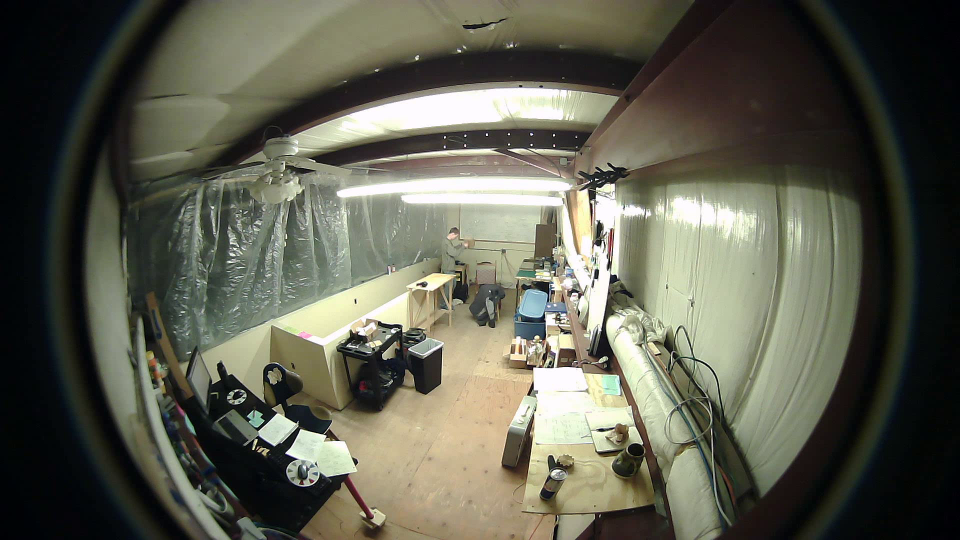
#> input picture vectorizationDemoPic.png, 1920 x 1080 px (shown at 1/2 size)
$ python SO_Sliding_Window.py
#> lines starting #> are read from the running program, lines starting #| are printed output that depends on the picture
import numpy as np
import cv2
import sys


def Predict(flattened_patches):
    # taking the mean of the flattened windows and then returning the
    # index of the row (window) with the highest mean, a predicter would have the same syntax
    results = flattened_patches.mean(1)
    max_index = results.argmax()
    return results, max_index

## -------- image and sliding window setup -------------------------
AR = 1.45 # choose an aspect ratio to maintain throughout scaling steps
win_h = 200 # window height
win_w = int(win_h/AR) # window width
window = (win_w,win_h)# window dimensions
strideY = 100
strideX = 100

data_patch_size = (30,46) # size the windows will be shrunk to for object detection

img = cv2.imread('vectorizationDemoPic.png') # load an image to slide over
#> img is the input picture: shape (1080, 1920, 3); mean B, G, R 80, 93.8, 93.4

cv2.namedWindow('image',cv2.WINDOW_NORMAL)
cv2.resizeWindow("image",int(img.shape[1]/2),int(img.shape[0]/2)) # shrink the image viewing window if you have large images

img = cv2.cvtColor(img, cv2.COLOR_BGR2GRAY)
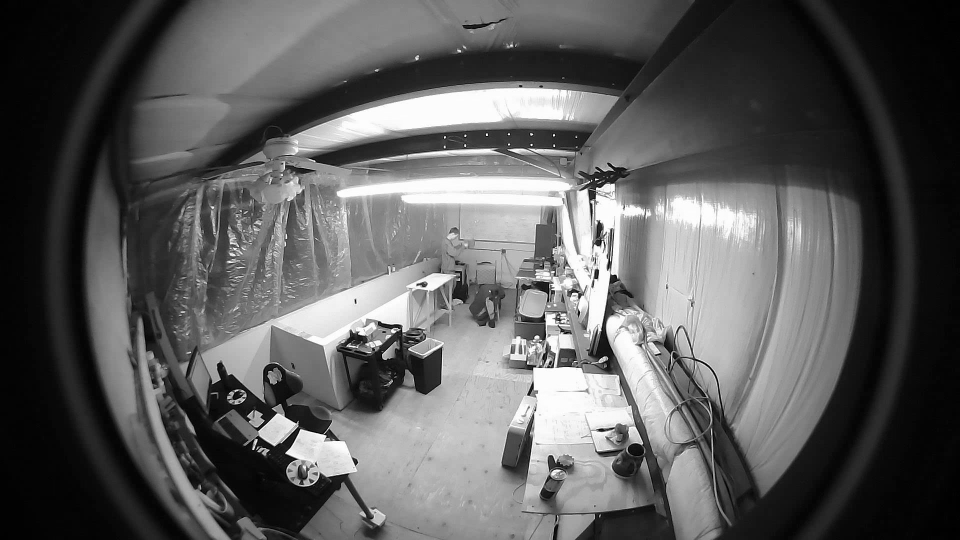
#> img: shape (1080, 1920) (shown at 1/2 size); min 0, max 255, mean 92
## -------- end of, image and sliding window setup --------------------

## -------- sliding window vectorization steps --------------------------
num_vert_windows = len(np.arange(0,img.shape[0]-window[1],strideY)) # number of vertical windows that will be created
#> num_vert_windows = 9
indx = np.arange(0,img.shape[0]-window[1],strideY)[:,None]+np.arange(window[1]) # index that will be broadcasted across image
vertical_windows = img[indx] # array of windows win_h tall and the full width of the image

vertical_windows = np.transpose(vertical_windows,(0,2,1)) # transpose to prep for broadcasting
num_horz_windows = len(np.arange(0,vertical_windows.shape[1]-window[0],strideX)) # number of horizontal windows that will be created
#> num_horz_windows = 18
indx = np.arange(0,vertical_windows.shape[1]-window[0],strideX)[:,None]+np.arange(window[0]) # index for broadcasting across vertical windows
all_windows = vertical_windows[0:vertical_windows.shape[0],indx] # array of all the windows
## -------- end of, sliding window vectorization ------------------------

## ------- The below code rearranges and flattens the windows into a single matrix of pixels in columns and each window
## ------- in a row which makes evaluating a function over every window in a vectorized manner easier

total_windows = num_vert_windows*num_horz_windows
#> total_windows = 162

all_windows = np.transpose(all_windows,(3,2,1,0)) # rearrange for resizing and intuitive indexing

print('all_windows shape as stored in 2d matrix:', all_windows.shape)
#| all_windows shape as stored in 2d matrix: (200, 137, 18, 9)
##for i in range(all_windows.shape[2]): # display windows for visual confirmation
##    for j in range(all_windows.shape[3]):
##        cv2.imshow('image',all_windows[:,:,i,j])
##        cv2.waitKey(100)

all_windows = np.resize(all_windows,(win_h,win_w,total_windows))
print('all_windows shape after folding into 1d vector:', all_windows.shape)
#| all_windows shape after folding into 1d vector: (200, 137, 162)
##for i in range(all_windows.shape[2]): # display windows for visual confirmation
##    cv2.imshow('image',all_windows[:,:,i])
##    cv2.waitKey(100)

# shrinking all the windows down to the size needed for object detect predictions
print('all_windows shape after shrinking to evaluation size:',all_windows.shape)
#| all_windows shape after shrinking to evaluation size: (200, 137, 162)
print('data p:',data_patch_size)
small_windows = cv2.resize(all_windows[:,:,0:all_windows.shape[2]],data_patch_size,0,0,cv2.INTER_AREA)
print('all_windows shape after shrinking to evaluation size:',small_windows.shape)
#| all_windows shape after shrinking to evaluation size: (46, 30, 162)
sys.exit()
#> (the program exits here)
